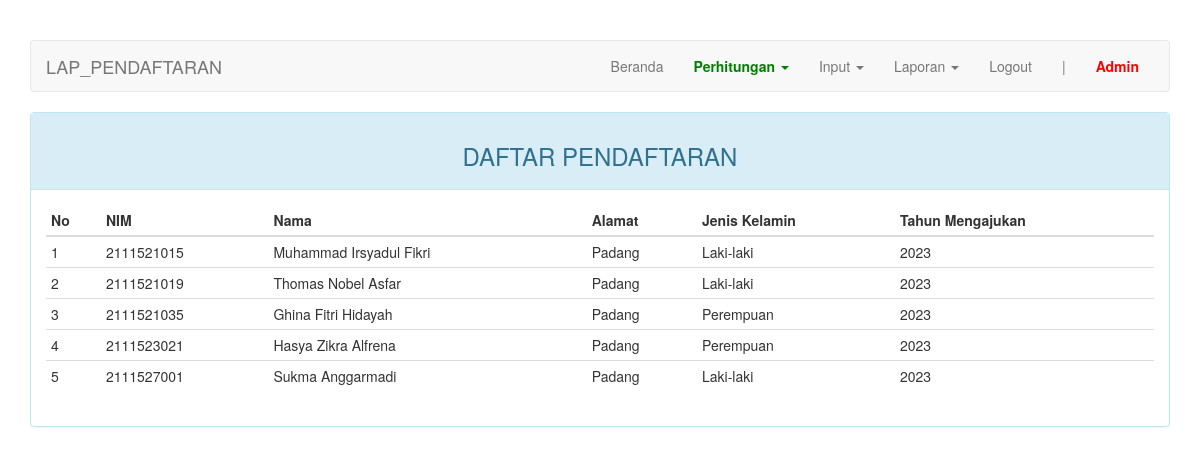
The page /index.php?page=lap_pendaftaran (signed in) on the database its author committed.
### tables this page shows
CREATE TABLE IF NOT EXISTS `mahasiswa` (
  `nim` char(10) NOT NULL,
  `nama` varchar(30) NOT NULL,
  `alamat` varchar(100) DEFAULT NULL,
  `jenis_kelamin` enum('Laki-laki','Perempuan') DEFAULT NULL,
  `tahun_mengajukan` char(4) NOT NULL,
  PRIMARY KEY (`nim`)
);

### page/lap_pendaftaran.php (the view)
<div class="row">
	<div class="col-md-12">
	    <div class="panel panel-info">
	        <div class="panel-heading"><h3 class="text-center">DAFTAR PENDAFTARAN</h3></div>
	        <div class="panel-body">
	            <table class="table table-condensed">
	                <thead>
	                    <tr>
	                        <th>No</th>
	                        <th>NIM</th>
													<th>Nama</th>
													<th>Alamat</th>
	                        <th>Jenis Kelamin</th>
	                        <th>Tahun Mengajukan</th>
	                    </tr>
	                </thead>
	                <tbody>
	                    <?php $no = 1; ?>
	                    <?php if ($query = $connection->query("SELECT * FROM mahasiswa WHERE nim IN(SELECT nim FROM nilai)")): ?>
	                        <?php while($row = $query->fetch_assoc()): ?>
	                        <tr>
	                            <td><?=$no++?></td>
															<td><?=$row["nim"]?></td>
	                            <td><?=$row["nama"]?></td>
	                            <td><?=$row['alamat']?></td>
	                            <td><?=$row['jenis_kelamin']?></td>
	                            <td><?=$row['tahun_mengajukan']?></td>
	                        </tr>
	                        <?php endwhile ?>
	                    <?php endif ?>
	                </tbody>
	            </table>
	        </div>
	    </div>
	</div>
</div>

### index.php (style rules this page uses)
body { margin-top: 40px; }

### rows shown on the page
mahasiswa: nim "2111521015", nama "Muhammad Irsyadul Fikri", alamat "Padang", jenis_kelamin "Laki-laki", tahun_mengajukan "2023"
mahasiswa: nim "2111521019", nama "Thomas Nobel Asfar", alamat "Padang", jenis_kelamin "Laki-laki", tahun_mengajukan "2023"
mahasiswa: nim "2111521035", nama "Ghina Fitri Hidayah", alamat "Padang", jenis_kelamin "Perempuan", tahun_mengajukan "2023"
mahasiswa: nim "2111523021", nama "Hasya Zikra Alfrena", alamat "Padang", jenis_kelamin "Perempuan", tahun_mengajukan "2023"
mahasiswa: nim "2111527001", nama "Sukma Anggarmadi", alamat "Padang", jenis_kelamin "Laki-laki", tahun_mengajukan "2023"

### other values the page prints
$str "LAP_PENDAFTARAN"
$_SESSION["username"] "Admin"
